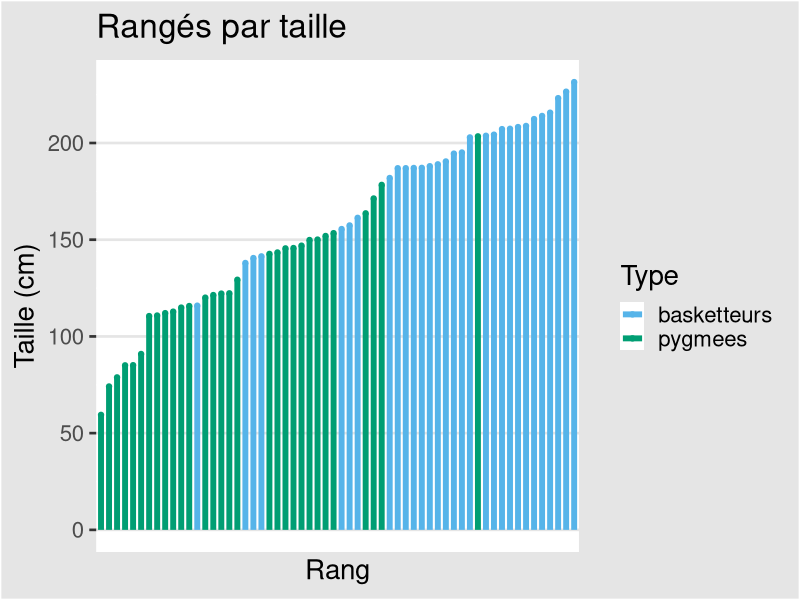
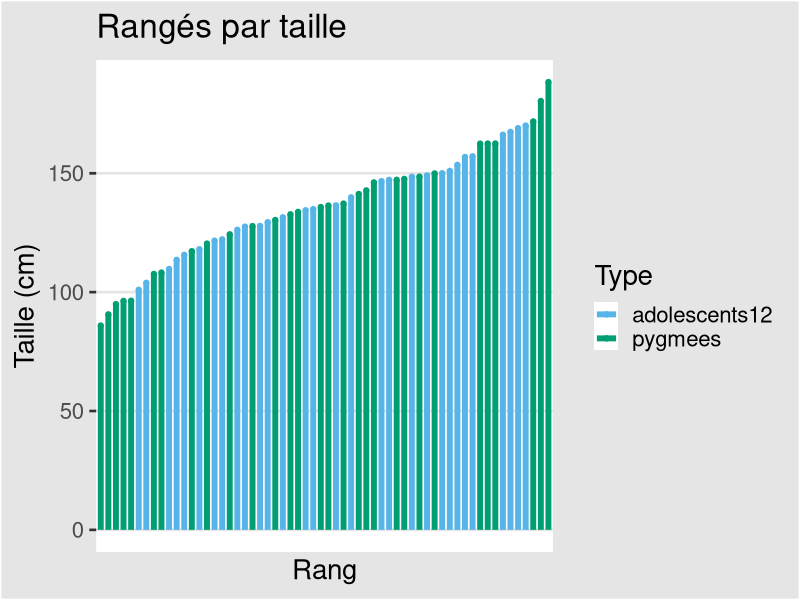

Write R code to recreate these figures, in order.
require(reshape)
require(ggplot2)
require(dplyr)
require(ggthemes)
require(MASS)
a=data.frame(basketteurs=rnorm(30,200,30),pygmees=rnorm(30,130,30))
a<-melt(a)
a <- a %>% arrange(value) %>% mutate(rang=order(value))

ggplot(data=a) + geom_point(aes(x=rang, y=value,col=variable)) + 
  geom_segment(aes(x=rang,xend=rang,y=0, yend=value,col=variable ),lwd=2) + 
  scale_colour_pander(name='Type') + theme_igray(20) + ylab('Taille (cm)') +
  xlab('Rang') + scale_x_discrete(breaks=seq(0,60,by=5)) + ggtitle('Rangés par taille')

wilcox.test(a$value~a$variable)


a=data.frame(adolescents12=rnorm(30,140,20),pygmees=rnorm(30,130,30))

a<-melt(a)
a <- a %>% arrange(value) %>% mutate(rang=order(value))

ggplot(data=a) + geom_point(aes(x=rang, y=value,col=variable)) + 
  geom_segment(aes(x=rang,xend=rang,y=0, yend=value,col=variable ),lwd=2) + 
  scale_colour_pander(name='Type') + theme_igray(20) + ylab('Taille (cm)') +
  xlab('Rang') + scale_x_discrete(breaks=seq(0,60,by=5)) + ggtitle('Rangés par taille')

wilcox.test(a$value~a$variable)
